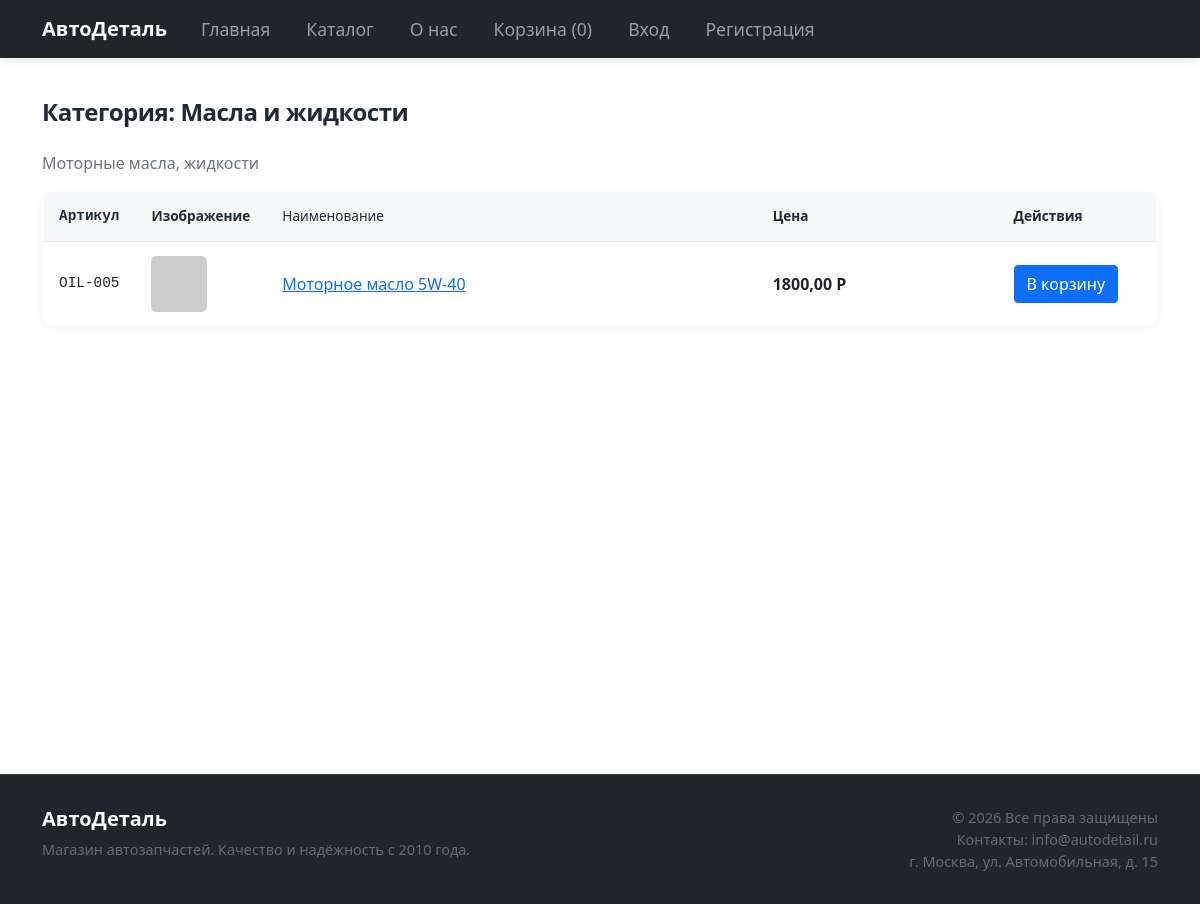
The app's page /category/oils/ with its own data.
### products/models.py (models this page shows, shortened)
class Category(models.Model):
    name = models.CharField(max_length=100, verbose_name='Название')
    slug = models.SlugField(unique=True, verbose_name='URL')
    description = models.TextField(verbose_name='Описание', blank=True)
    class Meta:
        verbose_name = 'Категория'
        verbose_name_plural = 'Категории'

class Product(models.Model):
    category = models.ForeignKey(
        Category,
        on_delete=models.CASCADE,
        related_name='products',
        verbose_name='Категория',
    )
    article = models.CharField(
        max_length=50,
        verbose_name='Артикул',
        blank=True,
        help_text='Например: BRK-001, OIL-005',
    )
    name = models.CharField(max_length=200, verbose_name='Название')
    slug = models.SlugField(unique=True, verbose_name='URL')
    description = models.TextField(verbose_name='Описание')
    price = models.DecimalField(
        max_digits=10,
        decimal_places=2,
        verbose_name='Цена',
    )
    image = models.ImageField(
        upload_to='products/%Y/%m/%d/',
        verbose_name='Изображение',
        blank=True,
        null=True,
    )
    stock = models.PositiveIntegerField(verbose_name='Количество на складе', default=0)
    delivery_days = models.CharField(
        max_length=50,
        verbose_name='Срок доставки при отсутствии',
        blank=True,
        help_text='Например: 3 дня',
    )
    available = models.BooleanField(default=True, verbose_name='Доступен')
    created = models.DateTimeField(auto_now_add=True, verbose_name='Создан')
    updated = models.DateTimeField(auto_now=True, verbose_name='Обновлён')
    class Meta:
        verbose_name = 'Товар'
        verbose_name_plural = 'Товары'
        ordering = ['-created']
    def get_absolute_url(self):
        return reverse('products:product_detail', args=[self.slug])

### products/views.py (the view)
# urls.py: path('category/<slug:slug>/', views.category_detail, name='category_detail'),
def category_detail(request, slug):
    category = get_object_or_404(Category, slug=slug)
    products = Product.objects.filter(category=category, available=True)
    context = {
        'category': category,
        'products': products,
    }
    return render(request, 'products/category_detail.html', context)

### cart/context_processors.py (called while the page is built)
def cart_total(request):
    if not hasattr(request, 'user') or not request.user:
        return {'cart_total_items': 0, 'cart': None}
    try:
        cart = get_or_create_cart(request)
        return {'cart_total_items': cart.total_items, 'cart': cart}
    except Exception:
        return {'cart_total_items': 0, 'cart': None}

### cart/views.py (called while the page is built)
def get_or_create_cart(request):
    if request.user.is_authenticated:
        cart, _ = Cart.objects.get_or_create(user=request.user)
    else:
        if not request.session.session_key:
            request.session.create()
        cart, _ = Cart.objects.get_or_create(session_key=request.session.session_key)
    return cart

### templates/products/category_detail.html (shortened to what this page needs)
{% extends 'base.html' %}
{% block content %}
<h1 class="page-title">Категория: {{ category.name }}</h1>
{% if category.description %}<p>{{ category.description }}</p>{% endif %}
{% if products %}
<table class="catalog-table">
  <thead>
    <tr>
      <th class="col-article">Артикул</th>
      <th class="col-image">Изображение</th>
      <th class="col-name">Наименование</th>
      <th class="col-price">Цена</th>
      <th class="col-actions">Действия</th>
    </tr>
  </thead>
  <tbody>
    {% for product in products %}
    <tr>
      <td class="col-article">{{ product.article|default:product.id }}</td>
      <td class="col-image">
        {% if product.image %}
        <img src="{{ product.image.url }}" alt="{{ product.name }}" width="56" height="56">
        {% else %}
        <img src="https://placehold.co/56x56/e5e7eb/6b7280?text=—" alt="" width="56" height="56">
        {% endif %}
      </td>
      <td class="col-name"><a href="{{ product.get_absolute_url }}">{{ product.name }}</a></td>
      <td class="col-price">{{ product.price }} Р</td>
      <td class="col-actions">
        <form method="post" action="{% url 'cart:add_to_cart' %}" class="add-to-cart-form">
          <button type="submit" class="btn btn-primary add-to-cart-btn">В корзину</button>
        </form>
      </td>
    </tr>
    {% endfor %}
  </tbody>
</table>
{% else %}
<p>В этой категории пока нет товаров.</p>
{% endif %}
{% endblock %}

### static/css/style.css (style rules this page uses)
:root { --color-primary: #2563eb; --color-primary-hover: #1d4ed8; --color-text: #1f2937; --color-text-muted: #6b7280; --color-bg: #ffffff; --color-bg-light: #f7f8fa; --color-border: #e5e7eb; --color-success: #059669; --color-warning: #d97706; --font-sans: -apple-system, BlinkMacSystemFont, "Segoe UI", Roboto, "Helvetica Neue", Arial, sans-serif; --max-width: 1200px; --header-bg: #fafafa; }
* { box-sizing: border-box; }
body { margin: 0; font-family: var(--font-sans), 'Arial', sans-serif; font-size: 16px; line-height: 1.6; color: var(--color-text); background: var(--color-bg); min-height: 100vh; display: flex; flex-direction: column; -webkit-font-smoothing: antialiased; }
a { color: var(--color-primary); text-decoration: none; }
h1 { font-size: 1.75rem; margin: 0 0 1.5rem; color: var(--color-text); }
p { margin: 0 0 0.75rem; color: var(--color-text-muted); }
.btn { display: inline-flex; align-items: center; justify-content: center; gap: 0.5rem; padding: 0.6rem 1.25rem; font-size: 1rem; font-family: inherit; font-weight: 500; border: none; border-radius: 8px; cursor: pointer; text-decoration: none; transition: background 0.2s ease, transform 0.15s ease, box-shadow 0.2s ease; }
.btn-primary { background: var(--color-primary); color: white; }
.page-title { font-size: 1.5rem; margin: 0 0 1.5rem; font-weight: 600; letter-spacing: -0.02em; }
.catalog-table { width: 100%; border-collapse: collapse; background: var(--color-bg); border-radius: 10px; overflow: hidden; box-shadow: 0 2px 8px rgba(0, 0, 0, 0.06); border: 1px solid var(--color-border); }
.catalog-table th, .catalog-table td { padding: 0.85rem 1rem; text-align: left; border-bottom: 1px solid var(--color-border); }
.catalog-table th { background: var(--color-bg-light); font-weight: 600; font-size: 0.85rem; color: var(--color-text); }
.catalog-table tbody tr { transition: background 0.15s ease; }
.catalog-table .col-article { width: 90px; font-family: monospace; font-size: 0.9rem; }
.catalog-table .col-image { width: 70px; }
.catalog-table .col-image img { width: 56px; height: 56px; object-fit: cover; border-radius: 6px; background: var(--color-border); }
.catalog-table .col-name { font-weight: 500; color: var(--color-text); }
.catalog-table .col-price { font-weight: 600; white-space: nowrap; }
.catalog-table .col-actions { width: 160px; }
.add-to-cart-btn { display: inline-flex; align-items: center; gap: 0.35rem; padding: 0.4rem 0.75rem; font-size: 0.9rem; }

### records on screen
Category: name "Масла и жидкости", description "Моторные масла, жидкости"
Product: article "OIL-005", name "Моторное масло 5W-40", price "1800,00"

### other values on screen
{{ cart_total_items|default:0 }} "0"
